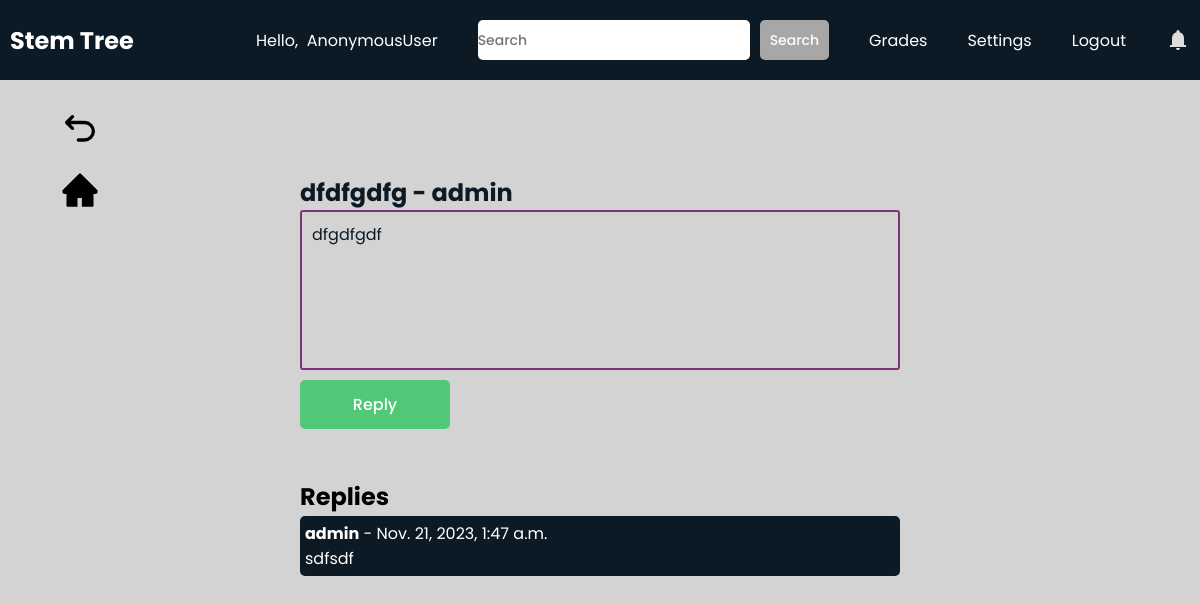
The page /students/post/ab860419efdc448c858d82cb372e4792/ab860419efdc448c858d82cb372e4792/ on the database its author committed.
### teachers/models.py (models this page shows, shortened)
class Discussion(models.Model):
    id = models.UUIDField(primary_key=True, default=uuid.uuid4, editable=False)
    course = models.ForeignKey(MyClass, on_delete=models.CASCADE)
    author = models.ForeignKey(User, on_delete=models.CASCADE)
    subject = models.CharField(max_length=255)
    message = models.TextField()
    file = models.FileField(upload_to='documents/', null=True)
    created_at = models.DateTimeField(default=timezone.now)

class Reply(models.Model):
    id = models.AutoField(primary_key=True)
    post = models.ForeignKey(Discussion, on_delete=models.CASCADE)
    author = models.ForeignKey(User, on_delete=models.CASCADE)
    message = models.TextField()
    created_at = models.DateTimeField(default=timezone.now)

### students/views.py (the view)
# urls.py: path("post/<str:id>/<str:course_id>/", views.post, name="post"),
def post(request, id, course_id):
    post = Discussion.objects.get(pk=id)
    fileName = post.file.name.split("/")[-1]
    replies = Reply.objects.filter(post=post).order_by('-created_at')
    if request.method == 'POST':
        message = request.POST.get('message')
        Reply.objects.create(post=post, author=request.user, message=message)
        return redirect(reverse('students:post', args=[id, course_id]))
    context = {'post':post, 'replies':replies, 'courseId':course_id, 'fileName':fileName}
    return render(request, "students/post.html", context)

### students/templates/students/post.html (shortened to what this page needs)
{% extends 'students/base.html' %}
{% load static %}
{% block extra_css %}
    <link rel="stylesheet" href="{% static 'css/post.css' %}">
{% endblock %}
{% block content %}
<a class="backbtn" href="{% url 'students:discussion' courseId%}"><svg xmlns="http://www.w3.org/2000/svg" width="24" height="24" viewBox="0 0 24 24"><path fill="none" stroke="currentColor" stroke-linecap="round" stroke-linejoin="round" stroke-width="2" d="M11 18h3.75a5.25 5.25 0 1 0 0-10.5H5M7.5 4L4 7.5L7.5 11"/></svg></a>
<a class="backbtn" id="homebtn" href="{% url 'students:course' courseId%}"></a>
    <div id="contentwrapper">
        <div id="content" id="bell-icon">
            <div id="wrapper">
                <div id="post-wrapper">
                    <h2>{{post.subject}} - {{post.author}}</h2>
                    <div id="message">
                        <p>{{post.message}}</p>
                    </div>
                    <div id="link-wrapper">
                        <div id="reply-btn">Reply</div>
                    </div>
                </div>
                <h2 id="reply-header">Replies</h2>
                <div id="replies-wrapper">
                    {% for reply in replies %}
                    <div class="replies">
                        <strong>{{ reply.author }}</strong> - {{ reply.created_at }}
                        <p>{{ reply.message }}</p>
                    </div>
                    {% endfor %}
                </div>
            </div>
        </div>
    </div>
{% endblock %}

### teachers/static/css/base.css (style rules this page uses)
* { margin: 0; padding: 0; box-sizing: border-box; font-family: "Poppins", sans-serif; }
html { scroll-behavior: smooth; }
body { background: #d3d3d3; }
.backbtn { position: fixed; top: 100px; left: 50px; padding: 10px; border-radius: 20%; display: flex; justify-content: center; align-items: center; cursor: pointer; }
#homebtn { top:160px; }
.backbtn svg { height: 40px; width: 40px; color: black; }

### teachers/static/css/post.css (style rules this page uses)
#contentwrapper { height: 100vh; padding-top: 75px; background: #d3d3d3; }
#content { height: calc(100%); display: flex; justify-content: center; }
#wrapper { display: flex; flex-direction: column; width: 50%; }
#post-wrapper { margin-top: 100px; width: 100%; color: #0C1A25; height: fit-content; }
#message { width: 100%; border: 2px solid #7c347a; border-radius: 3px; min-height: 20vh; max-height: 30vh; padding: 10px; overflow: auto; }
#reply-btn { width: 150px; display: flex; align-items: center; justify-content: center; font-size: 16px; border-radius: 5px; padding: 12px 25px; border: none; font-weight: 500; background-color: #50C878; color: white; cursor: pointer; margin-top: 10px; }
#reply-header { margin-top: 50px; }
#replies-wrapper { margin-top: 0px; width: 100%; max-width: 100%; flex: 1; overflow: auto; }
#link-wrapper { display: flex; align-items: center; }
.replies { background-color: #0C1A25; width: 100%; color: white; margin-top: 2px; margin-bottom: 2px; padding: 5px; border-radius: 5px; cursor: pointer; }

### rows shown on the page
Discussion: subject "dfdfgdfg", author "admin", message "dfgdfgdf"
Reply: author "admin", created_at "Nov. 21, 2023, 1:47 a.m.", message "sdfsdf"

### other values the page prints
{{ request.user }} "AnonymousUser"
